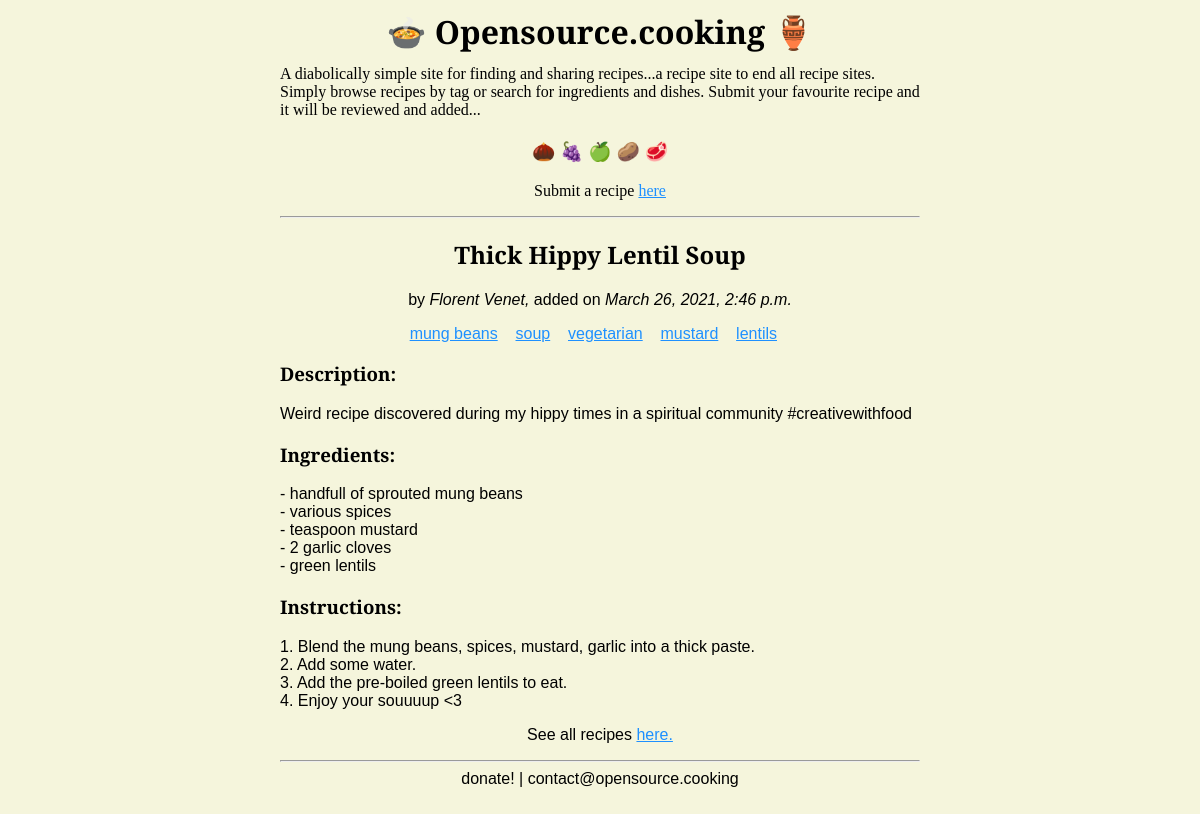
Page /recipes/sqQCathick-hippy-lentil-soupJfp1C/ on the committed database.
### recipes/models.py (models this page shows, shortened)
class Recipe(models.Model):
  title = models.CharField(max_length=200)
  author = models.CharField(max_length=100, default="Anonymous")
  email = models.EmailField(max_length=254, blank=True)
  date_submitted = models.DateTimeField(auto_now_add=True)
  tags = models.ManyToManyField('Tag', related_name='recipes', blank=True)
  description = models.TextField(max_length=200, default=None)
  ingredients = models.TextField()
  instructions = models.TextField()
  link1 = models.URLField(max_length=300, blank=True)
  link2 = models.URLField(max_length=300, blank=True)
  visible = models.BooleanField(default=False)
  recipe_slug = models.SlugField(unique=True, default=ran_string(18))

class Tag(models.Model):
  name = models.CharField(max_length=100)
  visible = models.BooleanField(default=False)
  slug = models.SlugField(unique=True, default=ran_string(18))
  def __str__(self):
    return self.name

### recipes/views.py (the view)
# urls.py: path('recipes/<slug:recipe_slug>/', views.detail_view, name='detail'),
def detail_view(request, recipe_slug):
    recipe=Recipe.objects.filter(recipe_slug=recipe_slug)
    ip1 = get_client_ip(request)
    print(ip1)
    context = {
        "recipe": recipe[0],
    }
    return render(request, "recipes/detail.html", context)

### recipes/templates/recipes/detail.html
{% extends "recipes/base.html" %}
{% block content %}
<p class="st" style="text-align: center;">Submit a recipe <a href="/submit/">here</a></p>
<hr>
<h2>{{ recipe.title|title }}</h2>
<p style="text-align: center;">by <i>{{ recipe.author }}, </i> added on <i>{{recipe.date_submitted}}</i></p>
<div>
    {% if recipe.tags.all %}
    <div style="text-align: center;">
        {% for tag in recipe.tags.all %}
            <a href="{% url 'recipes:tag' tag.slug %}">{{ tag }}</a> &nbsp;&nbsp;
        {% endfor %}
    {% endif %}
    </div>
        <h3>Description:</h3>
        <p>{{recipe.description}}</p>
        <h3>Ingredients:</h3>
        <p>{{ recipe.ingredients|linebreaks }}</p>
        <h3>Instructions:</h3>
        <p>{{ recipe.instructions|linenumbers|linebreaks }}</p>
<p style="text-align: center;"> See all recipes <a href="/">here.</a></p>
{% endblock %}

### recipes/templates/recipes/base.html (style rules this page uses)
html { max-width: 100%; font-size: 100%; }
body { background: #F5F5DC; color: black ; max-width: 40em ; margin: auto; padding: 0 16px ; margin-bottom: 20em; font-family: sans-serif; font-size: 1em; }
p { font-family: sans-serif; }
a { color:dodgerblue; }
h3 { font-family: 'Spectral', serif ; }
.st { font-family: 'Spectral', serif; }
h2 { color:black ; text-align: center; font-family: 'Spectral', serif ; }
hr { color:black; }

### rows in the picture
Recipe: title "Thick Hippy Lentil Soup", author "Florent Venet", date_submitted "March 26, 2021, 2:46 p.m.", description "Weird recipe discovered during my hippy times in a spiritual community #creativewithfood", ingredients "- handfull of sprouted mung beans - various spices - teaspoon mustard - 2 garlic cloves - green lentils", instructions|linenumbers "1. Blend the mung beans, spices, mustard, garlic into a thick paste. 2. Add some water. 3. Add the pre-boiled green lentils to eat. 4. Enjoy your souuuup <3"
Tag: name "mung beans"
Tag: name "soup"
Tag: name "vegetarian"
Tag: name "mustard"
Tag: name "lentils"
